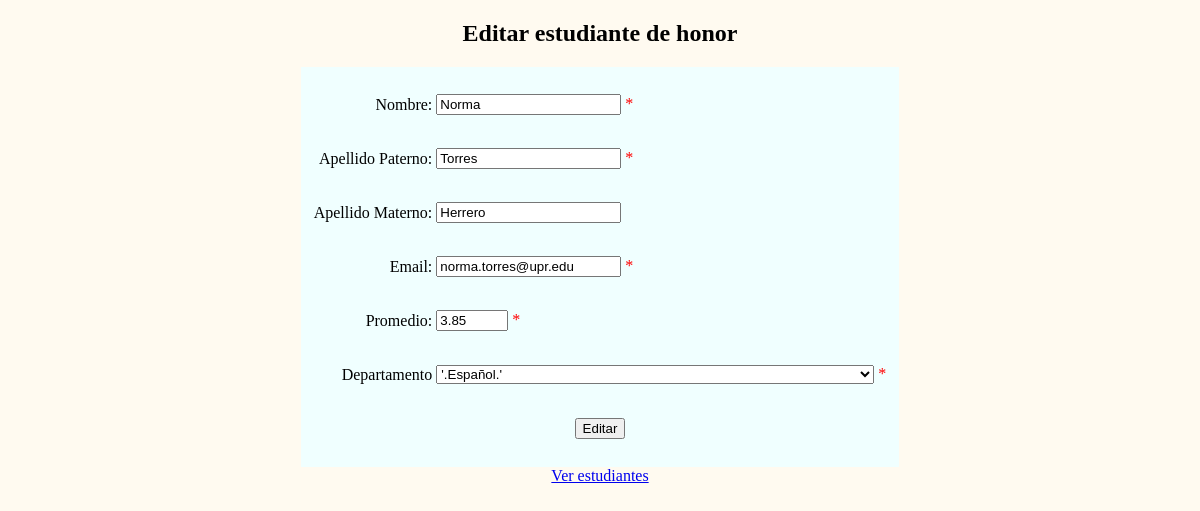
/editar_estudiante.php?est_id=2, run on the app's committed database.
### tables this page shows
CREATE TABLE `estudiante` (
  `est_id` int(3) NOT NULL AUTO_INCREMENT,
  `nombre` varchar(12) NOT NULL,
  `apellido_p` varchar(15) NOT NULL,
  `apellido_m` varchar(15) DEFAULT NULL,
  `email` varchar(40) NOT NULL,
  `depto_id` int(2) NOT NULL,
  `promedio` float(4,2) unsigned NOT NULL,
  PRIMARY KEY (`est_id`),
  KEY `fk_depto` (`depto_id`),
  CONSTRAINT `fk_depto` FOREIGN KEY (`depto_id`) REFERENCES `departamento` (`depto_id`) ON DELETE CASCADE ON UPDATE CASCADE
);

### editar_estudiante.php (the view, shortened to what this page needs)
<!DOCTYPE html>
<?php
    include('conectiondb.php');
?>
<html>
<head>
    <link rel="stylesheet" type="text/css" href="index.css">
</head>
<body>
<?php
if(isset($_GET['est_id']) && is_numeric($_GET['est_id']))
{
   $query = "SELECT nombre, apellido_p, apellido_m, email, depto_id, promedio
			FROM estudiante
			WHERE est_id={$_GET['est_id']}";
   if ($r = mysqli_query($dbc, $query))
   {
	  $row = mysqli_fetch_array($r);
      print '<div><center><h2>Editar estudiante de honor</h2>
      <form action="editar_estudiante.php" method="post">
      <table id="table2"width="349" border="0">
        <tr>
          <td width="135" align="right"><label for="nombre">Nombre: </label></td>
          <td width="204" align="left">
          <input type="text" name="nombre" id="nombre" value="' .$row['nombre'].'" required />
           <span class="error">*</span>
          </td>
        </tr>
        <tr>
          <td align="right"><label for="apellido_p">Apellido Paterno: </label></td>
          <td align="left">
          <input type="text" name="apellido_p" id="apellido_p" value="' .$row['apellido_p'].'" required/>
          <span class="error">*</span>
          </td>
        </tr>
        <tr>
          <td align="right"><label for="apellido_m">Apellido Materno: </label></td>
          <td align="left">
          <input type="text" name="apellido_m" id="apellido_m" value="' .$row['apellido_m'].'" /></td>
        </tr>
        <tr>
          <td align="right"><label for="email">Email: </label></td>
          <td align="left"><label for="email"></label>
          <input type="email" name="email" id="email" value="' .$row['email'].'" required/>
          <span class="error">*</span>
          </td>
        </tr>
        <tr>
          <td align="right"><label for="promedio">Promedio: </label></td>
          <td align="left">
          <input type="number" size="6" name="promedio" id="promedio"  value="'. $row['promedio'].'"  min="3.50" max="4.00" step="0.01" required/>
          <span class="error">*</span>
          </td>
        </tr>
        <tr>
          <td align="right">Departamento</td>
          <td align="left">
          <select name="depto_id" id="lista" required>
          '; ?>
       <?php
        $query2 = "SELECT * FROM departamento";
        if($r2 = mysqli_query($dbc, $query2)){
            while($row2=mysqli_fetch_array($r2)){
                print "
                <option value='.$row2[depto_id].'>'.$row2[nombre].'"; ?>
                <?php print "</option>";
            }
        }
       print '
      </select>
       <span class="error">*</span>
       </td>
        </tr>
        <tr>
        <td colspan="2" align="center">
          <input type="submit" name="Editar" id="Editar" value="Editar" />
		  <input type="hidden" name="est_id" value="'.$_GET['est_id'].'" />
        </td>
        </tr>
    </table>
    </form>
    </center>
   </div>';
   }
   else
      print '<p style="color:red;">No se puede mostrar la información del estudiante ya que ocurrió el error:<br />' . mysqli_error($dbc) . '</p>';
}
?>
<a href="index.php"> Ver estudiantes </a>
</body>
</html>

### index.css (style rules this page uses)
body { text-align:center; background-color:floralwhite; }
form { min-width: 1000px; width: auto; align-content: center; }
#table2 { background-color: azure; border-bottom: collapse; width: auto; padding: 10px; }
#table2 td { width: auto; }
td { width: 300px; height: 50px; }
.error { color: #FF0000; }

### data on the page
estudiante: nombre "Norma", apellido_p "Torres", apellido_m "Herrero", email "norma.torres@upr.edu", promedio "3.85"
